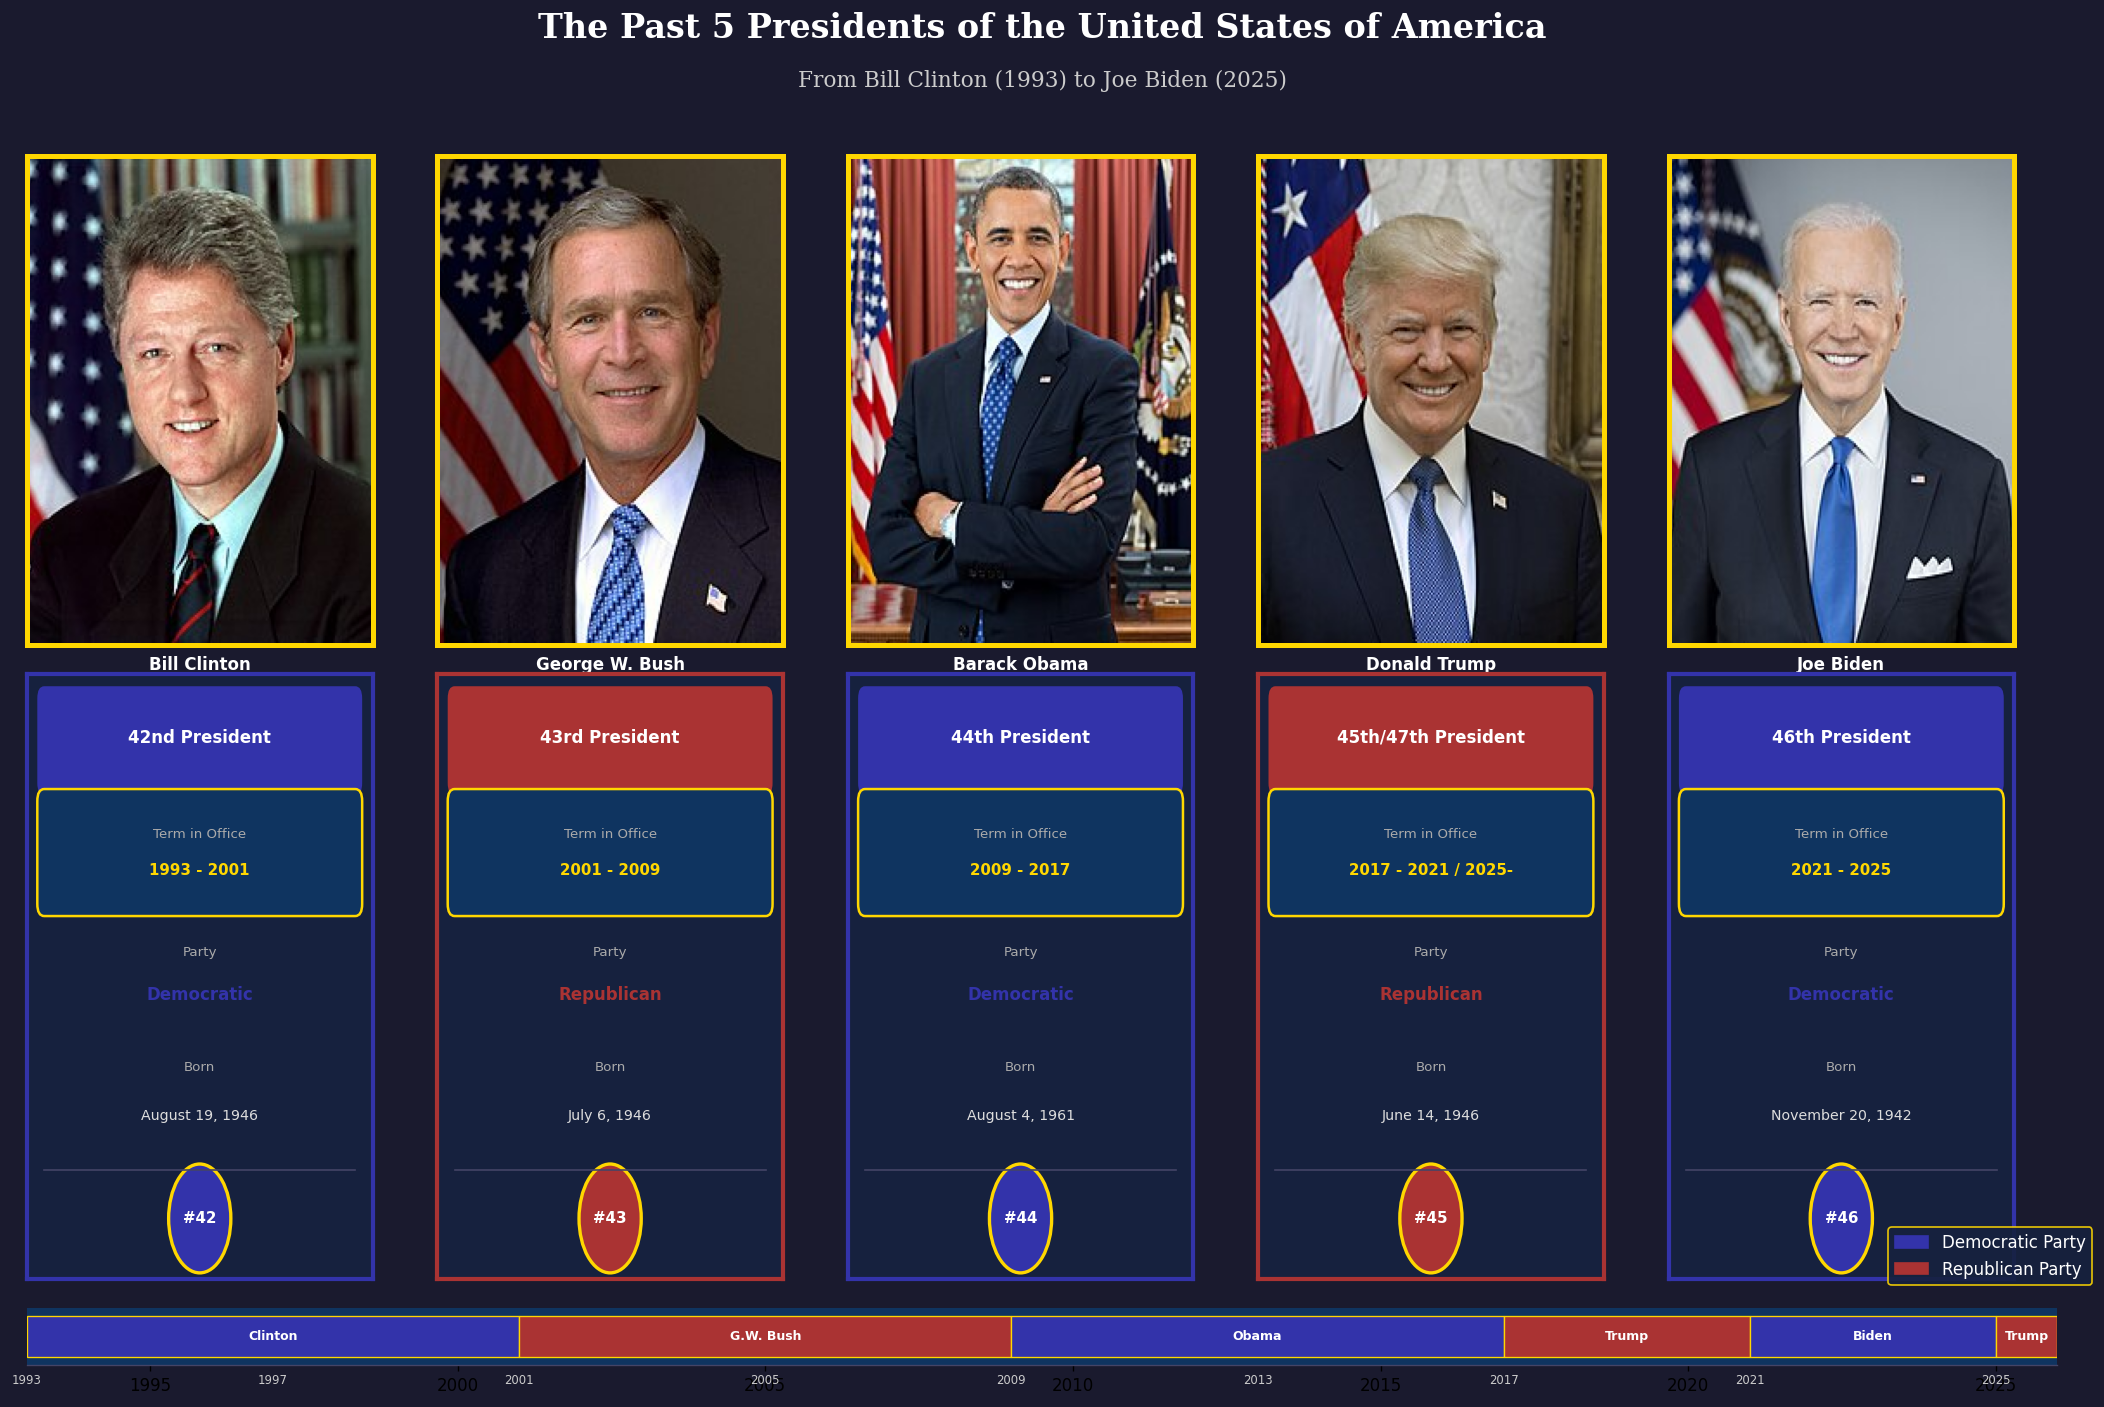

Recreate this plot in Python.
# Generated by: anthropic/claude-sonnet-4-6 (Ollama)
# Date: 2026-03-05 18:21:45
# AutoCoder System - Automated Code Generation

import matplotlib.pyplot as plt
import matplotlib.patches as mpatches
import numpy as np
import urllib.request
from PIL import Image
import io

# Past 5 presidents of the USA with their data
presidents = [
    {
        "name": "Bill Clinton",
        "number": "42nd",
        "term": "1993 - 2001",
        "party": "Democratic",
        "born": "August 19, 1946",
        "image_url": "https://upload.wikimedia.org/wikipedia/commons/thumb/d/d3/Bill_Clinton.jpg/200px-Bill_Clinton.jpg",
        "color": "#3333AA"
    },
    {
        "name": "George W. Bush",
        "number": "43rd",
        "term": "2001 - 2009",
        "party": "Republican",
        "born": "July 6, 1946",
        "image_url": "https://upload.wikimedia.org/wikipedia/commons/thumb/d/d4/George-W-Bush.jpeg/200px-George-W-Bush.jpeg",
        "color": "#AA3333"
    },
    {
        "name": "Barack Obama",
        "number": "44th",
        "term": "2009 - 2017",
        "party": "Democratic",
        "born": "August 4, 1961",
        "image_url": "https://upload.wikimedia.org/wikipedia/commons/thumb/8/8d/President_Barack_Obama.jpg/200px-President_Barack_Obama.jpg",
        "color": "#3333AA"
    },
    {
        "name": "Donald Trump",
        "number": "45th/47th",
        "term": "2017 - 2021 / 2025-",
        "party": "Republican",
        "born": "June 14, 1946",
        "image_url": "https://upload.wikimedia.org/wikipedia/commons/thumb/5/56/Donald_Trump_official_portrait.jpg/200px-Donald_Trump_official_portrait.jpg",
        "color": "#AA3333"
    },
    {
        "name": "Joe Biden",
        "number": "46th",
        "term": "2021 - 2025",
        "party": "Democratic",
        "born": "November 20, 1942",
        "image_url": "https://upload.wikimedia.org/wikipedia/commons/thumb/6/68/Joe_Biden_presidential_portrait.jpg/200px-Joe_Biden_presidential_portrait.jpg",
        "color": "#3333AA"
    },
]

def load_image_from_url(url):
    """Load an image from a URL and return as PIL Image."""
    try:
        headers = {'User-Agent': 'Mozilla/5.0 (Windows NT 10.0; Win64; x64) AppleWebKit/537.36'}
        req = urllib.request.Request(url, headers=headers)
        with urllib.request.urlopen(req, timeout=10) as response:
            img_data = response.read()
        img = Image.open(io.BytesIO(img_data))
        img = img.convert("RGB")
        return img
    except Exception as e:
        print(f"Could not load image from {url}: {e}")
        return None

def create_placeholder_image(color_hex, name):
    """Create a simple colored placeholder image with initials."""
    img_array = np.ones((200, 200, 3), dtype=np.uint8)
    # Parse hex color
    r = int(color_hex[1:3], 16)
    g = int(color_hex[3:5], 16)
    b = int(color_hex[5:7], 16)
    img_array[:, :, 0] = r
    img_array[:, :, 1] = g
    img_array[:, :, 2] = b
    return Image.fromarray(img_array)

print("Loading president images...")

# Create the main figure
fig = plt.figure(figsize=(18, 12))
fig.patch.set_facecolor('#1a1a2e')

# Title
fig.text(0.5, 0.96, "The Past 5 Presidents of the United States of America",
         ha='center', va='top', fontsize=20, fontweight='bold',
         color='white', fontfamily='serif')

fig.text(0.5, 0.92, "From Bill Clinton (1993) to Joe Biden (2025)",
         ha='center', va='top', fontsize=13, color='#cccccc', fontfamily='serif')

# Number of presidents
n = len(presidents)

for i, pres in enumerate(presidents):
    print(f"Processing: {pres['name']}...")

    # Calculate subplot position
    # Row 1: images, Row 2: info cards
    ax_img = fig.add_axes([0.03 + i * 0.19, 0.52, 0.16, 0.34])
    ax_info = fig.add_axes([0.03 + i * 0.19, 0.08, 0.16, 0.42])

    # --- Image panel ---
    img = load_image_from_url(pres["image_url"])
    if img is None:
        img = create_placeholder_image(pres["color"], pres["name"])

    # Add colored border frame
    ax_img.set_facecolor(pres["color"])
    for spine in ax_img.spines.values():
        spine.set_edgecolor('gold')
        spine.set_linewidth(3)

    ax_img.imshow(img, aspect='auto')
    ax_img.set_xticks([])
    ax_img.set_yticks([])

    # President name below image
    ax_img.set_xlabel(pres["name"], fontsize=10, fontweight='bold',
                      color='white', labelpad=6)

    # --- Info card panel ---
    ax_info.set_facecolor('#16213e')
    for spine in ax_info.spines.values():
        spine.set_edgecolor(pres["color"])
        spine.set_linewidth(2.5)
    ax_info.set_xticks([])
    ax_info.set_yticks([])

    # Party color banner at top of info card
    party_color = pres["color"]
    banner = mpatches.FancyBboxPatch((0.05, 0.82), 0.9, 0.14,
                                      boxstyle="round,pad=0.02",
                                      facecolor=party_color, edgecolor='none',
                                      transform=ax_info.transAxes)
    ax_info.add_patch(banner)

    ax_info.text(0.5, 0.895, pres["number"] + " President",
                 ha='center', va='center', fontsize=10, fontweight='bold',
                 color='white', transform=ax_info.transAxes)

    # Term dates - highlighted
    term_box = mpatches.FancyBboxPatch((0.05, 0.62), 0.9, 0.17,
                                        boxstyle="round,pad=0.02",
                                        facecolor='#0f3460', edgecolor='gold',
                                        linewidth=1.5,
                                        transform=ax_info.transAxes)
    ax_info.add_patch(term_box)

    ax_info.text(0.5, 0.735, "Term in Office",
                 ha='center', va='center', fontsize=8,
                 color='#aaaaaa', transform=ax_info.transAxes)
    ax_info.text(0.5, 0.675, pres["term"],
                 ha='center', va='center', fontsize=9, fontweight='bold',
                 color='gold', transform=ax_info.transAxes)

    # Party
    ax_info.text(0.5, 0.54, "Party",
                 ha='center', va='center', fontsize=8,
                 color='#aaaaaa', transform=ax_info.transAxes)
    ax_info.text(0.5, 0.47, pres["party"],
                 ha='center', va='center', fontsize=10, fontweight='bold',
                 color=party_color, transform=ax_info.transAxes)

    # Born
    ax_info.text(0.5, 0.35, "Born",
                 ha='center', va='center', fontsize=8,
                 color='#aaaaaa', transform=ax_info.transAxes)
    ax_info.text(0.5, 0.27, pres["born"],
                 ha='center', va='center', fontsize=8.5,
                 color='#dddddd', transform=ax_info.transAxes)

    # Divider line
    ax_info.axhline(y=0.18, xmin=0.05, xmax=0.95, color='#444466', linewidth=1)

    # Number badge
    badge = mpatches.Circle((0.5, 0.10), 0.09,
                              facecolor=party_color, edgecolor='gold',
                              linewidth=2, transform=ax_info.transAxes)
    ax_info.add_patch(badge)
    ax_info.text(0.5, 0.10, "#" + pres["number"].split("/")[0].replace("th","").replace("nd","").replace("rd","").replace("st",""),
                 ha='center', va='center', fontsize=9, fontweight='bold',
                 color='white', transform=ax_info.transAxes)

# Timeline bar at the bottom
ax_timeline = fig.add_axes([0.03, 0.02, 0.94, 0.04])
ax_timeline.set_facecolor('#0f3460')
ax_timeline.set_xlim(1993, 2026)
ax_timeline.set_ylim(0, 1)
ax_timeline.set_yticks([])

# Draw timeline segments
timeline_data = [
    ("Clinton", 1993, 2001, "#3333AA"),
    ("G.W. Bush", 2001, 2009, "#AA3333"),
    ("Obama", 2009, 2017, "#3333AA"),
    ("Trump", 2017, 2021, "#AA3333"),
    ("Biden", 2021, 2025, "#3333AA"),
    ("Trump", 2025, 2026, "#AA3333"),
]

for label, start, end, color in timeline_data:
    ax_timeline.barh(0.5, end - start, left=start, height=0.7,
                     color=color, edgecolor='gold', linewidth=0.8, align='center')
    mid = (start + end) / 2
    ax_timeline.text(mid, 0.5, label, ha='center', va='center',
                     fontsize=7.5, fontweight='bold', color='white')

# Year labels
for year in range(1993, 2027, 4):
    ax_timeline.text(year, -0.15, str(year), ha='center', va='top',
                     fontsize=7, color='#cccccc')

ax_timeline.spines['top'].set_visible(False)
ax_timeline.spines['right'].set_visible(False)
ax_timeline.spines['left'].set_visible(False)
ax_timeline.spines['bottom'].set_color('#444466')

# Legend
dem_patch = mpatches.Patch(color='#3333AA', label='Democratic Party')
rep_patch = mpatches.Patch(color='#AA3333', label='Republican Party')
fig.legend(handles=[dem_patch, rep_patch],
           loc='lower right', bbox_to_anchor=(0.99, 0.07),
           fontsize=10, facecolor='#16213e', edgecolor='gold',
           labelcolor='white', framealpha=0.9)

plt.suptitle("")
print("Displaying the graphic...")
plt.savefig("presidents.png", dpi=120, bbox_inches='tight',
            facecolor='#1a1a2e')
print("Saved as presidents.png")
plt.show()
print("Done!")
